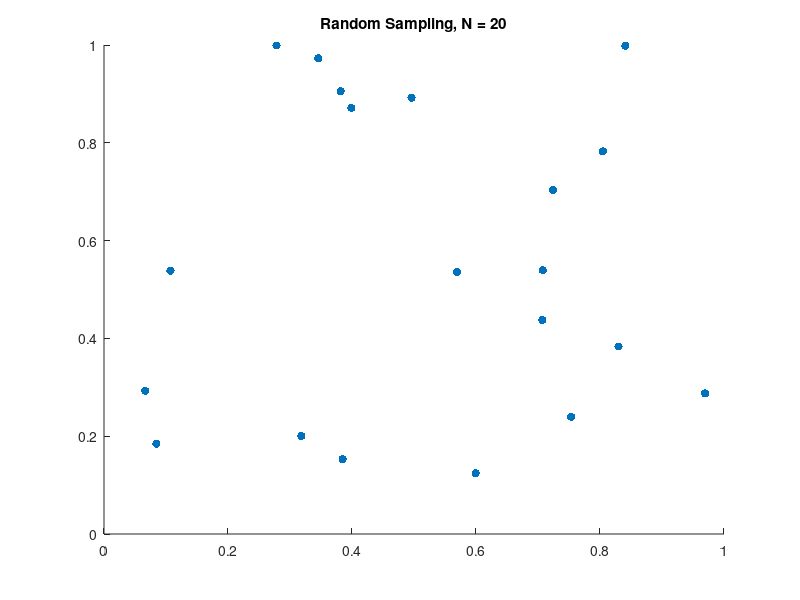
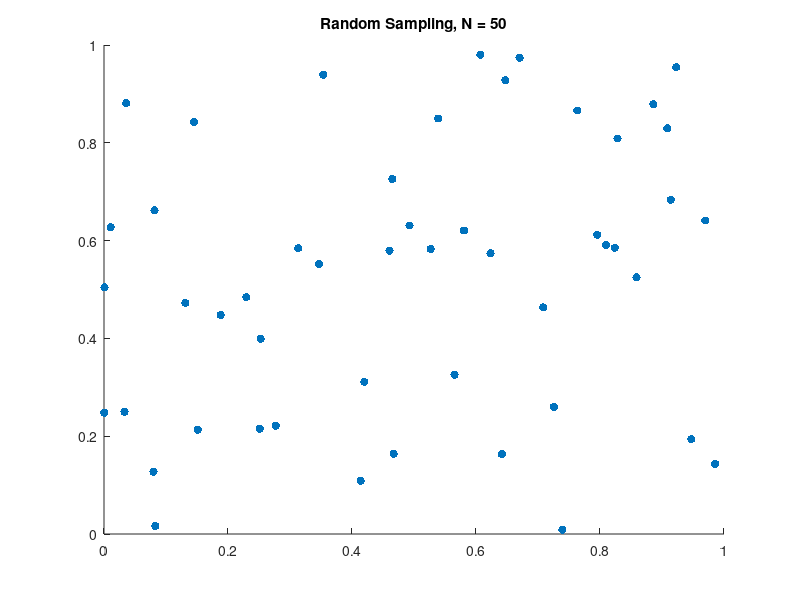
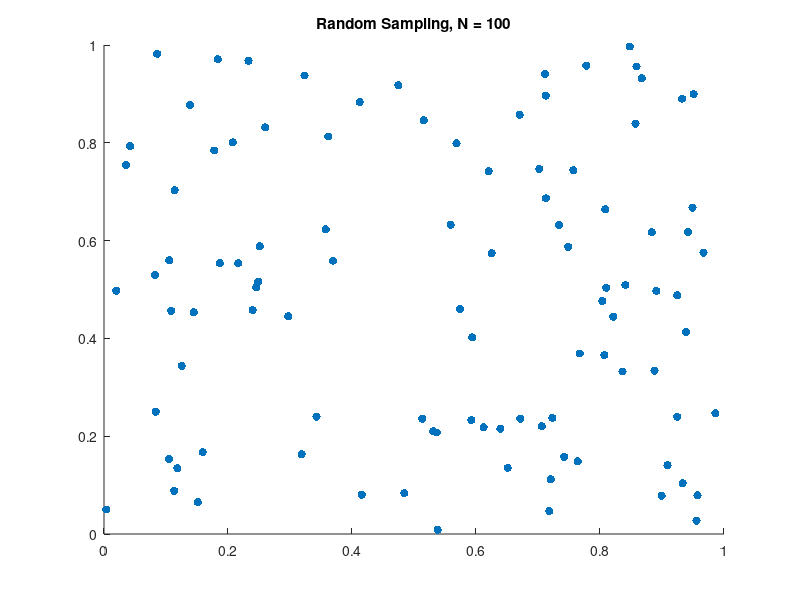
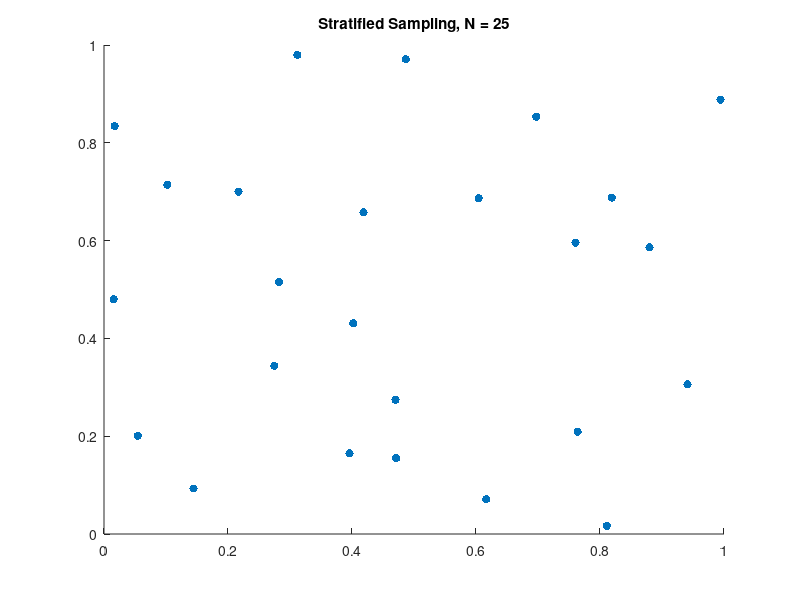

The MATLAB script that drew these images, in order:
function main()
    files = [20, 50, 100];
    stratified_files = [25, 49, 100];
    lb = zeros(1, 2);
    ub = ones(1, 2);

    for i = 1:length(files)
        N = files(i);
        points = random_sampling(lb, ub, N);
        visualize_2D(points, lb, ub, ['Random Sampling, N = ', num2str(N)]);
        uniformity_measure(points, lb, ub);
    end

    for i = 1:length(stratified_files)
        N = stratified_files(i);
        points = stratified_random_sampling(lb, ub, N);
        visualize_2D(points, lb, ub, ['Stratified Sampling, N = ', num2str(N)]);
        uniformity_measure(points, lb, ub);
    end
end

function points = random_sampling(lb, ub, N)
    dims = length(lb);
    points = rand(N, dims) .* (ub - lb) + lb;
end

function points = stratified_random_sampling(lb, ub, N)
    dims = length(lb);
    grid_size = round(N^(1/dims));
    linspace_cell = cell(1, dims);

    for i = 1:dims
        linspace_cell{i} = linspace(lb(i), ub(i), grid_size + 1);
    end

    points = zeros(grid_size^dims, dims);
    idx = 1;
    for i = 1:grid_size
        for j = 1:grid_size
            x = linspace_cell{1}(i) + rand * (linspace_cell{1}(i+1) - linspace_cell{1}(i));
            y = linspace_cell{2}(j) + rand * (linspace_cell{2}(j+1) - linspace_cell{2}(j));
            points(idx, :) = [x, y];
            idx = idx + 1;
        end
    end

    if size(points, 1) > N
        points = points(randperm(size(points, 1), N), :);
    end
end

function uniformity_measure(points, lb, ub)
    ranges = ub - lb;
    normalized_points = (points - lb) ./ ranges;
    num_points = size(normalized_points, 1);
    distances = zeros(num_points * (num_points - 1) / 2, 1);
    idx = 1;
    for i = 1:num_points-1
        for j = i+1:num_points
            distances(idx) = norm(normalized_points(i, :) - normalized_points(j, :));
            idx = idx + 1;
        end
    end
    uniformity = sum(distances) / numel(distances);
    disp(['Uniformity measure: ', num2str(uniformity)]);
end

function visualize_2D(points, lb, ub, title_text)
    figure;
    scatter(points(:, 1), points(:, 2), 'filled');
    xlim([lb(1), ub(1)]);
    ylim([lb(2), ub(2)]);
    title(title_text);
end

main();
